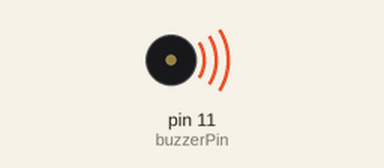
This sketch was run on a simulated Arduino Uno, built with avr-gcc and run on an emulated ATmega328P. Shown: buzzer (waves = sounding).

Above: at 0.2 s.
At 8.9 s:
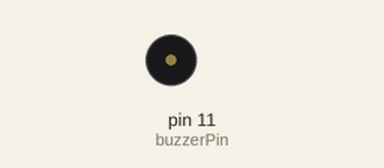
Timing chart, 0 to 18.4 s (numbered marks = the images above):
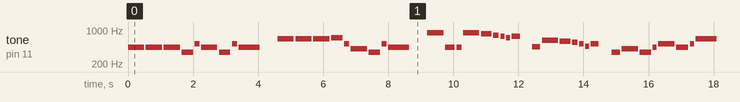

The sketch:

Sound_n_Led.ino
```cpp
const int c = 261;
const int d = 294;
const int e = 329;
const int f = 349;
const int g = 391;
const int gS = 415;
const int a = 440;
const int aS = 455;
const int b = 466;
const int cH = 523;
const int cSH = 554;
const int dH = 587;
const int dSH = 622;
const int eH = 659;
const int fH = 698;
const int fSH = 740;
const int gH = 784;
const int gSH = 830;
const int aH = 880;

const int buzzerPin = 11; // Digital Pin 8
const int ledPin1 = 5;
const int ledPin2 = 6;
const int ledPin3 = 7;
const int ledPin4 = 8;
const int ledPin5 = 9;
//int currentSound = digitalRead(11);
int counter = 0;

void setup()
{
}

void loop()
{
  //Play first section
  firstSection();

  //Play second section
  secondSection();

  //Variant 1
  beep(f, 250);
  beep(gS, 500);
  beep(f, 350);
  beep(a, 125);
  beep(cH, 500);
  beep(a, 375);
  beep(cH, 125);
  beep(eH, 650);

  delay(500);

  //Repeat second section
  secondSection();

  //Variant 2
  beep(f, 250);
  beep(gS, 500);
  beep(f, 375);
  beep(cH, 125);
  beep(a, 500);
  beep(f, 375);
  beep(cH, 125);
  beep(a, 650);

  delay(650);
}

void beep(int note, int duration)
{
  //Play tone on buzzerPin
  tone(buzzerPin, note);
  ledPinOn(note);
  delay(duration);
  noTone(buzzerPin);
  ledPinOff();

  //Stop tone on buzzerPin
  noTone(buzzerPin);

  delay(50);

  //Increment counter
  counter++;
}

void firstSection()
{
  beep(a, 500);
  beep(a, 500);
  beep(a, 500);
  beep(f, 350);
  beep(cH, 150);
  beep(a, 500);
  beep(f, 350);
  beep(cH, 150);
  beep(a, 650);

  delay(500);

  beep(eH, 500);
  beep(eH, 500);
  beep(eH, 500);
  beep(fH, 350);
  beep(cH, 150);
  beep(gS, 500);
  beep(f, 350);
  beep(cH, 150);
  beep(a, 650);

  delay(500);
}

void secondSection()
{
  beep(aH, 500);
  beep(a, 300);
  beep(a, 150);
  beep(aH, 500);
  beep(gSH, 325);
  beep(gH, 175);
  beep(fSH, 125);
  beep(fH, 125);
  beep(fSH, 250);

  delay(325);

  beep(aS, 250);
  beep(dSH, 500);
  beep(dH, 325);
  beep(cSH, 175);
  beep(cH, 125);
  beep(b, 125);
  beep(cH, 250);

  delay(350);
}

void ledPinOn(int note){

  if(note > 200 && note < 400)
  {
    digitalWrite(ledPin1, HIGH);
    digitalWrite(ledPin5, HIGH);
  }else if (note > 400 && note < 600)
  {
    digitalWrite(ledPin2, HIGH);
    digitalWrite(ledPin4, HIGH);
  }
  else{
    digitalWrite(ledPin3, HIGH);
  }
}

void ledPinOff(){
  digitalWrite(ledPin1, LOW);
  digitalWrite(ledPin2, LOW);
  digitalWrite(ledPin3, LOW);
  digitalWrite(ledPin4, LOW);
  digitalWrite(ledPin5, LOW);
}
```

Measured:
- by itself, tone on pin 11 (buzzerPin): plays 440 Hz for 0.50 s, 440 Hz for 0.50 s, 440 Hz for 0.50 s, 349 Hz for 0.35 s, 523 Hz for 0.15 s, 440 Hz for 0.50 s … (304 notes in this stretch)
